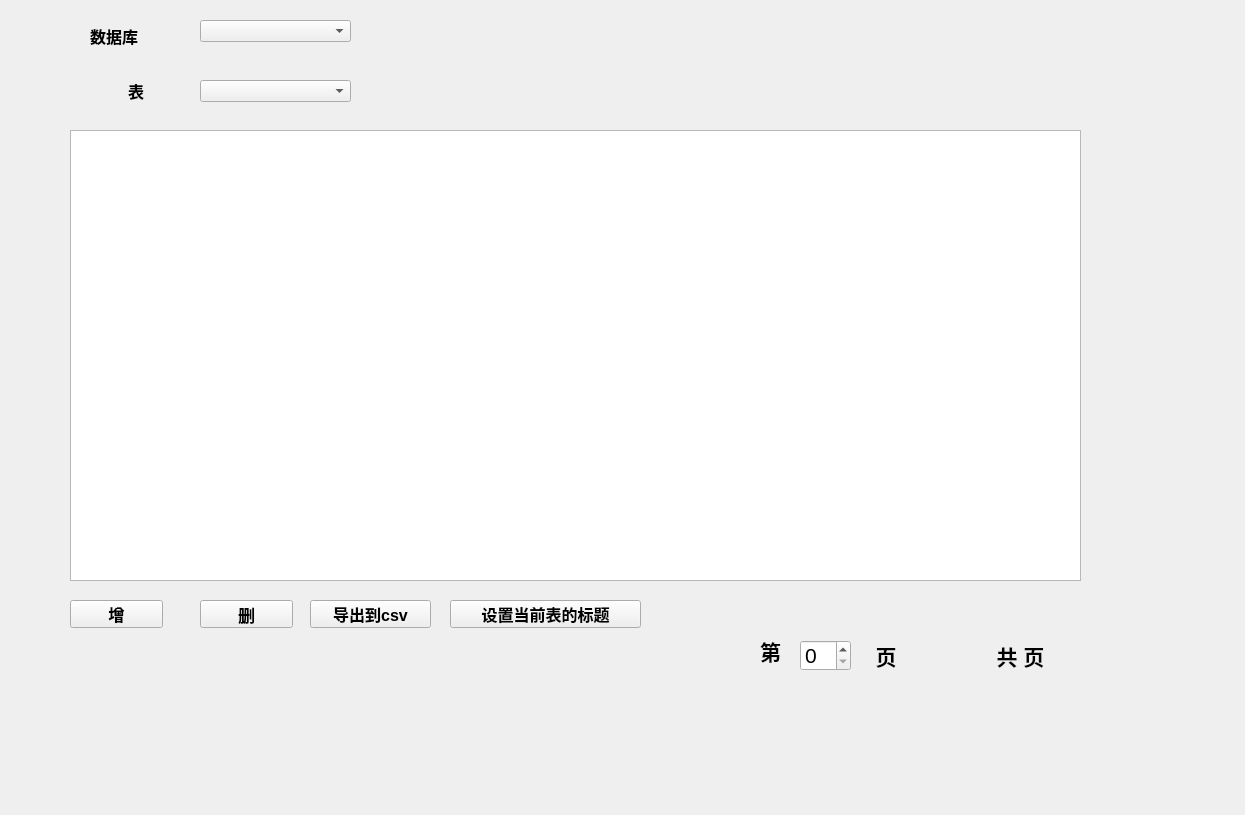
<?xml version="1.0" encoding="UTF-8"?>
<ui version="4.0">
 <class>Form</class>
 <widget class="QWidget" name="Form">
  <property name="geometry">
   <rect>
    <x>0</x>
    <y>0</y>
    <width>1245</width>
    <height>815</height>
   </rect>
  </property>
  <property name="windowTitle">
   <string>Form</string>
  </property>
  <widget class="QTableView" name="tableView">
   <property name="geometry">
    <rect>
     <x>70</x>
     <y>130</y>
     <width>1011</width>
     <height>451</height>
    </rect>
   </property>
  </widget>
  <widget class="QLabel" name="label">
   <property name="geometry">
    <rect>
     <x>90</x>
     <y>20</y>
     <width>72</width>
     <height>31</height>
    </rect>
   </property>
   <property name="font">
    <font>
     <pointsize>12</pointsize>
     <weight>75</weight>
     <bold>true</bold>
    </font>
   </property>
   <property name="text">
    <string>数据库</string>
   </property>
  </widget>
  <widget class="QLabel" name="label_2">
   <property name="geometry">
    <rect>
     <x>100</x>
     <y>70</y>
     <width>72</width>
     <height>41</height>
    </rect>
   </property>
   <property name="font">
    <font>
     <pointsize>12</pointsize>
     <weight>75</weight>
     <bold>true</bold>
    </font>
   </property>
   <property name="text">
    <string>表</string>
   </property>
   <property name="alignment">
    <set>Qt::AlignCenter</set>
   </property>
  </widget>
  <widget class="QComboBox" name="db_com">
   <property name="geometry">
    <rect>
     <x>200</x>
     <y>20</y>
     <width>151</width>
     <height>22</height>
    </rect>
   </property>
   <property name="font">
    <font>
     <pointsize>12</pointsize>
     <weight>75</weight>
     <bold>true</bold>
    </font>
   </property>
  </widget>
  <widget class="QComboBox" name="table_com">
   <property name="geometry">
    <rect>
     <x>200</x>
     <y>80</y>
     <width>151</width>
     <height>22</height>
    </rect>
   </property>
   <property name="font">
    <font>
     <pointsize>12</pointsize>
     <weight>75</weight>
     <bold>true</bold>
    </font>
   </property>
  </widget>
  <widget class="QPushButton" name="add_btn">
   <property name="geometry">
    <rect>
     <x>70</x>
     <y>600</y>
     <width>93</width>
     <height>28</height>
    </rect>
   </property>
   <property name="font">
    <font>
     <pointsize>12</pointsize>
     <weight>75</weight>
     <bold>true</bold>
    </font>
   </property>
   <property name="text">
    <string>增</string>
   </property>
  </widget>
  <widget class="QPushButton" name="del_btn">
   <property name="geometry">
    <rect>
     <x>200</x>
     <y>600</y>
     <width>93</width>
     <height>28</height>
    </rect>
   </property>
   <property name="font">
    <font>
     <pointsize>13</pointsize>
     <weight>75</weight>
     <bold>true</bold>
    </font>
   </property>
   <property name="text">
    <string>删</string>
   </property>
  </widget>
  <widget class="QSpinBox" name="now_page">
   <property name="geometry">
    <rect>
     <x>800</x>
     <y>640</y>
     <width>51</width>
     <height>31</height>
    </rect>
   </property>
   <property name="font">
    <font>
     <pointsize>16</pointsize>
    </font>
   </property>
  </widget>
  <widget class="QLabel" name="label_3">
   <property name="geometry">
    <rect>
     <x>760</x>
     <y>600</y>
     <width>72</width>
     <height>101</height>
    </rect>
   </property>
   <property name="font">
    <font>
     <pointsize>16</pointsize>
     <weight>75</weight>
     <bold>true</bold>
    </font>
   </property>
   <property name="text">
    <string>第</string>
   </property>
  </widget>
  <widget class="QLabel" name="label_4">
   <property name="geometry">
    <rect>
     <x>850</x>
     <y>630</y>
     <width>72</width>
     <height>51</height>
    </rect>
   </property>
   <property name="font">
    <font>
     <pointsize>16</pointsize>
     <weight>75</weight>
     <bold>true</bold>
    </font>
   </property>
   <property name="text">
    <string>页</string>
   </property>
   <property name="alignment">
    <set>Qt::AlignCenter</set>
   </property>
  </widget>
  <widget class="QLabel" name="all_page_label">
   <property name="geometry">
    <rect>
     <x>920</x>
     <y>640</y>
     <width>201</width>
     <height>31</height>
    </rect>
   </property>
   <property name="font">
    <font>
     <pointsize>16</pointsize>
     <weight>75</weight>
     <bold>true</bold>
    </font>
   </property>
   <property name="text">
    <string>共 页</string>
   </property>
   <property name="alignment">
    <set>Qt::AlignCenter</set>
   </property>
  </widget>
  <widget class="QPushButton" name="to_csv">
   <property name="geometry">
    <rect>
     <x>310</x>
     <y>600</y>
     <width>121</width>
     <height>28</height>
    </rect>
   </property>
   <property name="font">
    <font>
     <pointsize>12</pointsize>
     <weight>75</weight>
     <bold>true</bold>
    </font>
   </property>
   <property name="text">
    <string>导出到csv</string>
   </property>
  </widget>
  <widget class="QPushButton" name="set_table_title">
   <property name="geometry">
    <rect>
     <x>450</x>
     <y>600</y>
     <width>191</width>
     <height>28</height>
    </rect>
   </property>
   <property name="font">
    <font>
     <pointsize>12</pointsize>
     <weight>75</weight>
     <bold>true</bold>
    </font>
   </property>
   <property name="text">
    <string>设置当前表的标题</string>
   </property>
  </widget>
 </widget>
 <resources/>
 <connections/>
</ui>
